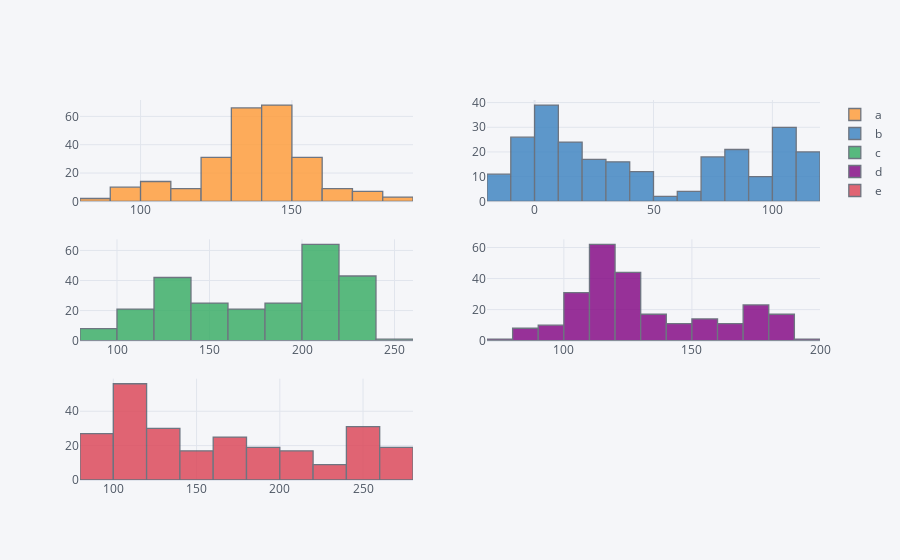

Here is the notebook cell this chart was saved with:
### Code cell
plyo.iplot(df.iplot(kind='hist',subplots=True,bins=15,asFigure=True),image='png',filename='ply_03')

### Figure 1 — Plotly figure (JSON) as saved in the notebook; plotly's stock layout.template omitted (floating-point values rounded to 4 significant figures; data arrays with more than 128 entries replaced by an {"elided": "..."} marker saying what was removed)
{"data": [{"histfunc": "count", "histnorm": "", "marker": {"color": "rgba(255, 153, 51, 1.0)", "line": {"color": "#4D5663", "width": 1.3}}, "name": "a", "nbinsx": 15, "opacity": 0.8, "orientation": "v", "type": "histogram", "x": {"elided": "250 float values"}, "xaxis": "x", "yaxis": "y"}, {"histfunc": "count", "histnorm": "", "marker": {"color": "rgba(55, 128, 191, 1.0)", "line": {"color": "#4D5663", "width": 1.3}}, "name": "b", "nbinsx": 15, "opacity": 0.8, "orientation": "v", "type": "histogram", "x": {"elided": "250 float values"}, "xaxis": "x2", "yaxis": "y2"}, {"histfunc": "count", "histnorm": "", "marker": {"color": "rgba(50, 171, 96, 1.0)", "line": {"color": "#4D5663", "width": 1.3}}, "name": "c", "nbinsx": 15, "opacity": 0.8, "orientation": "v", "type": "histogram", "x": {"elided": "250 float values"}, "xaxis": "x3", "yaxis": "y3"}, {"histfunc": "count", "histnorm": "", "marker": {"color": "rgba(128, 0, 128, 1.0)", "line": {"color": "#4D5663", "width": 1.3}}, "name": "d", "nbinsx": 15, "opacity": 0.8, "orientation": "v", "type": "histogram", "x": {"elided": "250 float values"}, "xaxis": "x4", "yaxis": "y4"}, {"histfunc": "count", "histnorm": "", "marker": {"color": "rgba(219, 64, 82, 1.0)", "line": {"color": "#4D5663", "width": 1.3}}, "name": "e", "nbinsx": 15, "opacity": 0.8, "orientation": "v", "type": "histogram", "x": {"elided": "250 float values"}, "xaxis": "x5", "yaxis": "y5"}], "layout": {"barmode": "overlay", "legend": {"bgcolor": "#F5F6F9", "font": {"color": "#4D5663"}}, "paper_bgcolor": "#F5F6F9", "plot_bgcolor": "#F5F6F9", "title": {"font": {"color": "#4D5663"}}, "xaxis": {"anchor": "y", "domain": [0, 0.45], "gridcolor": "#E1E5ED", "showgrid": true, "tickfont": {"color": "#4D5663"}, "title": {"font": {"color": "#4D5663"}, "text": ""}, "zerolinecolor": "#E1E5ED"}, "xaxis2": {"anchor": "y2", "domain": [0.55, 1], "gridcolor": "#E1E5ED", "showgrid": true, "tickfont": {"color": "#4D5663"}, "title": {"font": {"color": "#4D5663"}, "text": ""}, "zerolinecolor": "#E1E5ED"}, "xaxis3": {"anchor": "y3", "domain": [0, 0.45], "gridcolor": "#E1E5ED", "showgrid": true, "tickfont": {"color": "#4D5663"}, "title": {"font": {"color": "#4D5663"}, "text": ""}, "zerolinecolor": "#E1E5ED"}, "xaxis4": {"anchor": "y4", "domain": [0.55, 1], "gridcolor": "#E1E5ED", "showgrid": true, "tickfont": {"color": "#4D5663"}, "title": {"font": {"color": "#4D5663"}, "text": ""}, "zerolinecolor": "#E1E5ED"}, "xaxis5": {"anchor": "y5", "domain": [0, 0.45], "gridcolor": "#E1E5ED", "showgrid": true, "tickfont": {"color": "#4D5663"}, "title": {"font": {"color": "#4D5663"}, "text": ""}, "zerolinecolor": "#E1E5ED"}, "yaxis": {"anchor": "x", "domain": [0.7333, 1], "gridcolor": "#E1E5ED", "showgrid": true, "tickfont": {"color": "#4D5663"}, "title": {"font": {"color": "#4D5663"}, "text": ""}, "zerolinecolor": "#E1E5ED"}, "yaxis2": {"anchor": "x2", "domain": [0.7333, 1], "gridcolor": "#E1E5ED", "showgrid": true, "tickfont": {"color": "#4D5663"}, "title": {"font": {"color": "#4D5663"}, "text": ""}, "zerolinecolor": "#E1E5ED"}, "yaxis3": {"anchor": "x3", "domain": [0.3667, 0.6333], "gridcolor": "#E1E5ED", "showgrid": true, "tickfont": {"color": "#4D5663"}, "title": {"font": {"color": "#4D5663"}, "text": ""}, "zerolinecolor": "#E1E5ED"}, "yaxis4": {"anchor": "x4", "domain": [0.3667, 0.6333], "gridcolor": "#E1E5ED", "showgrid": true, "tickfont": {"color": "#4D5663"}, "title": {"font": {"color": "#4D5663"}, "text": ""}, "zerolinecolor": "#E1E5ED"}, "yaxis5": {"anchor": "x5", "domain": [0, 0.2667], "gridcolor": "#E1E5ED", "showgrid": true, "tickfont": {"color": "#4D5663"}, "title": {"font": {"color": "#4D5663"}, "text": ""}, "zerolinecolor": "#E1E5ED"}}}
